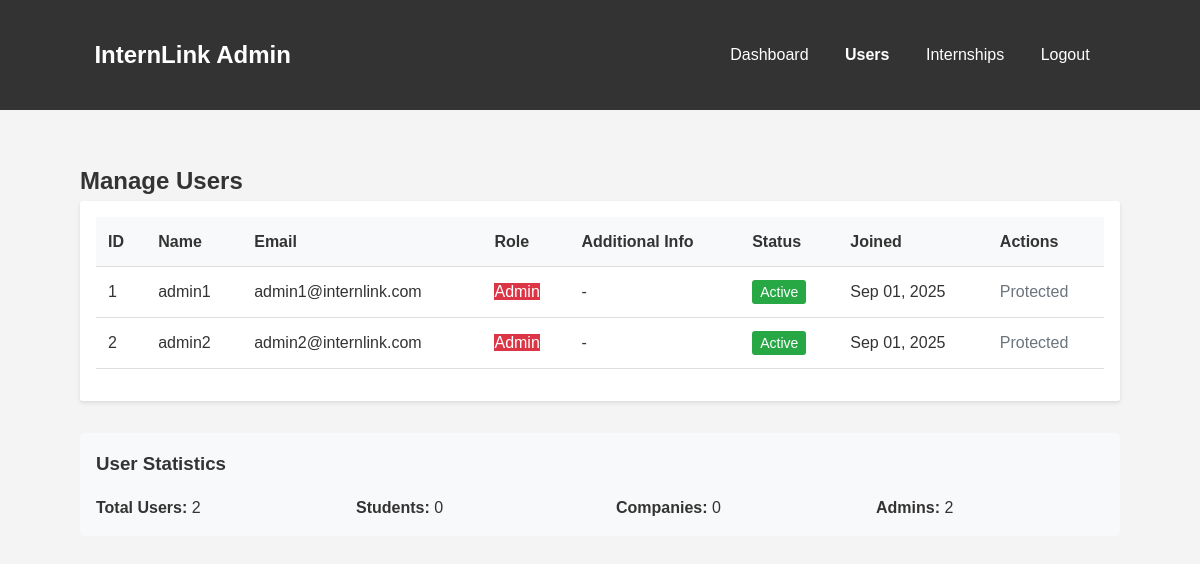
The page /admin/users.php (signed in) on the database its author committed.
### tables this page shows
CREATE TABLE users (
    user_id INT UNSIGNED AUTO_INCREMENT PRIMARY KEY,
    username VARCHAR(50) NOT NULL UNIQUE,
    email VARCHAR(100) NOT NULL UNIQUE,
    password VARCHAR(255) NOT NULL,
    role ENUM('student', 'company', 'admin') NOT NULL,
    status ENUM('active','inactive') DEFAULT 'active',
    created_at TIMESTAMP DEFAULT CURRENT_TIMESTAMP
);

### admin/users.php (the view, shortened to what this page needs)
<?php
require_once '../includes/db.php';
try {
    $stmt = $pdo->query("
        SELECT u.*,
               CASE
                   WHEN u.role = 'student' THEN s.full_name
                   WHEN u.role = 'company' THEN c.company_name
                   ELSE u.username
               END AS display_name,
               CASE
                   WHEN u.role = 'student' THEN s.university
                   WHEN u.role = 'company' THEN c.location
                   ELSE NULL
               END AS additional_info
        FROM users u
        LEFT JOIN students s ON u.user_id = s.user_id
        LEFT JOIN companies c ON u.user_id = c.user_id
        ORDER BY u.created_at DESC
    ");
    $users = $stmt->fetchAll();
} catch (PDOException $e) {
    $error = "Error loading users: " . $e->getMessage();
    $users = [];
}
?>
<!DOCTYPE html>
<html lang="en">
<head>
    <link rel="stylesheet" href="../css/style.css">
</head>
<body>
    <nav class="navbar">
        <div class="container">
            <h1>InternLink Admin</h1>
            <div>
                <a href="dashboard.php">Dashboard</a>
                <a href="users.php" class="active">Users</a>
                <a href="../internship.php">Internships</a>
                <a href="../logout.php">Logout</a>
            </div>
        </div>
    </nav>
    <div class="container">
        <h2>Manage Users</h2>
        <div class="card">
            <div class="table-responsive">
                <table class="table">
                    <thead>
                        <tr>
                            <th>ID</th>
                            <th>Name</th>
                            <th>Email</th>
                            <th>Role</th>
                            <th>Additional Info</th>
                            <th>Status</th>
                            <th>Joined</th>
                            <th>Actions</th>
                        </tr>
                    </thead>
                    <tbody>
                        <?php foreach ($users as $user): ?>
                            <tr>
                                <td><?php echo $user['user_id']; ?></td>
                                <td><?php echo htmlspecialchars($user['display_name']); ?></td>
                                <td><?php echo htmlspecialchars($user['email']); ?></td>
                                <td>
                                    <span class="badge badge-<?php echo $user['role']; ?>">
                                        <?php echo ucfirst($user['role']); ?>
                                    </span>
                                </td>
                                <td><?php echo htmlspecialchars($user['additional_info'] ?? '-'); ?></td>
                                <td>
                                    <span class="status-badge status-<?php echo $user['status'] ?? 'active'; ?>">
                                        <?php echo ucfirst($user['status'] ?? 'active'); ?>
                                    </span>
                                </td>
                                <td><?php echo date('M d, Y', strtotime($user['created_at'])); ?></td>
                                <td>
                                    <?php if ($user['role'] !== 'admin' && $user['user_id'] != $_SESSION['user_id']): ?>
                                        <form method="POST" style="display: inline;">
                                            <input type="hidden" name="action" value="toggle_status">
                                            <input type="hidden" name="user_id" value="<?php echo $user['user_id']; ?>">
                                            <input type="hidden" name="status" value="<?php echo $user['status'] ?? 'active'; ?>">
                                            <button type="submit" class="btn btn-sm btn-warning">
                                                <?php echo ($user['status'] ?? 'active') === 'active' ? 'Deactivate' : 'Activate'; ?>
                                            </button>
                                        </form>
                                        <form method="POST" style="display: inline;"
                                              onsubmit="return confirm('Are you sure you want to delete this user? This action cannot be undone.')">
                                            <input type="hidden" name="action" value="delete_user">
                                            <input type="hidden" name="user_id" value="<?php echo $user['user_id']; ?>">
                                            <button type="submit" class="btn btn-sm btn-danger">Delete</button>
                                        </form>
                                    <?php else: ?>
                                        <span class="text-muted">Protected</span>
                                    <?php endif; ?>
                                </td>
                            </tr>
                        <?php endforeach; ?>
                    </tbody>
                </table>
            </div>
        </div>
        <div class="admin-stats">
            <h3>User Statistics</h3>
            <div class="stats-row">
                <div class="stat-item">
                    <strong>Total Users:</strong> <?php echo count($users); ?>
                </div>
                <div class="stat-item">
                    <strong>Students:</strong> <?php echo count(array_filter($users, fn($u) => $u['role'] === 'student')); ?>
                </div>
                <div class="stat-item">
                    <strong>Companies:</strong> <?php echo count(array_filter($users, fn($u) => $u['role'] === 'company')); ?>
                </div>
                <div class="stat-item">
                    <strong>Admins:</strong> <?php echo count(array_filter($users, fn($u) => $u['role'] === 'admin')); ?>
                </div>
            </div>
        </div>
    </div>
</body>
</html>

### css/style.css (style rules this page uses)
* { margin: 0; padding: 0; box-sizing: border-box; -webkit-tap-highlight-color: transparent; }
body { font-family: Arial, sans-serif; line-height: 1.6; background-color: #f4f4f4; color: #333; -webkit-font-smoothing: antialiased; -moz-osx-font-smoothing: grayscale; }
.container { width: 90%; max-width: 1200px; margin: 0 auto; padding: 20px; }
.navbar { background-color: #333; color: white; padding: 1rem; margin-bottom: 2rem; }
.navbar .container { display: flex; justify-content: space-between; align-items: center; }
.navbar a { color: white; text-decoration: none; padding: 0.5rem 1rem; }
.card { background-color: white; border-radius: 3px; padding: 1rem; margin-bottom: 1rem; box-shadow: 0 2px 4px rgba(0, 0, 0, 0.1); }
.table { width: 100%; border-collapse: collapse; margin-bottom: 1rem; }
.table th, .table td { padding: 0.75rem; border-bottom: 1px solid #ddd; text-align: left; }
.table th { background-color: #f8f9fa; }

### admin/users.php (style rules this page uses)
.badge-admin { background-color: #dc3545; color: white; }
.status-badge { padding: 0.25rem 0.5rem; border-radius: 3px; font-size: 0.875rem; }
.status-active { background-color: #28a745; color: white; }
.admin-stats { margin-top: 2rem; padding: 1rem; background-color: #f8f9fa; border-radius: 5px; }
.stats-row { display: flex; gap: 2rem; margin-top: 1rem; }
.stat-item { flex: 1; }
.text-muted { color: #6c757d; }
.active { font-weight: bold; color: #007bff; }

### rows shown on the page
users: user_id "1", display_name "admin1", email "admin1@internlink.com", role "Admin", additional_info "-", status "Active", created_at "Sep 01, 2025", shows "Protected"
users: user_id "2", display_name "admin2", email "admin2@internlink.com", role "Admin", additional_info "-", status "Active", created_at "Sep 01, 2025", shows "Protected"

### other values the page prints
count($users) "2"
count(array_filter($users, fn($u) => $u['role'] === 'student')) "0"
count(array_filter($users, fn($u) => $u['role'] === 'company')) "0"
count(array_filter($users, fn($u) => $u['role'] === 'admin')) "2"
